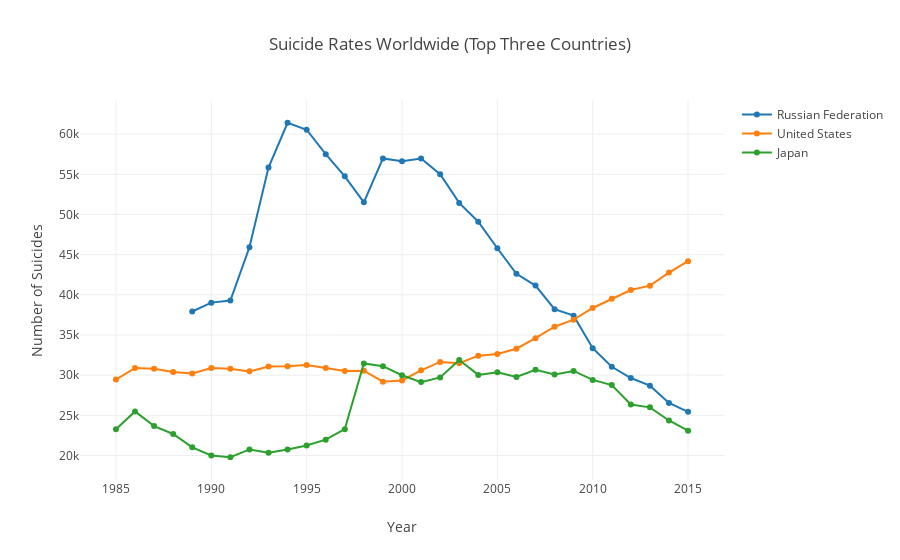

The code cell stored with this chart in its notebook:
### Code cell
dt_country = df.groupby(['country', 'year']).sum().suicides_no
trace_plot(dt_country, 
           categories=categories_c, 
           set_mode='lines+markers', 
           title='Suicide Rates Worldwide (Top Three Countries)', 
           x_label='Year', 
           y_label='Number of Suicides')

### Figure 1 — Plotly figure (JSON) as saved in the notebook; plotly's stock layout.template omitted (floating-point values rounded to 4 significant figures)
{"data": [{"mode": "lines+markers", "name": "Russian Federation", "type": "scatter", "uid": "2074e280-6f14-40b1-9471-7a78e179eff8", "x": [1989, 1990, 1991, 1992, 1993, 1994, 1995, 1996, 1997, 1998, 1999, 2000, 2001, 2002, 2003, 2004, 2005, 2006, 2007, 2008, 2009, 2010, 2011, 2012, 2013, 2014, 2015], "y": [37921, 39028, 39281, 45923, 55846, 61420, 60548, 57511, 54746, 51518, 56974, 56619, 56958, 55024, 51445, 49096, 45802, 42614, 41149, 38211, 37408, 33356, 31038, 29643, 28690, 26541, 25432]}, {"mode": "lines+markers", "name": "United States", "type": "scatter", "uid": "e636fa76-d2a9-47b2-a8fb-77a2b4eb420c", "x": [1985, 1986, 1987, 1988, 1989, 1990, 1991, 1992, 1993, 1994, 1995, 1996, 1997, 1998, 1999, 2000, 2001, 2002, 2003, 2004, 2005, 2006, 2007, 2008, 2009, 2010, 2011, 2012, 2013, 2014, 2015], "y": [29446, 30892, 30783, 30388, 30218, 30895, 30790, 30471, 31084, 31123, 31272, 30879, 30517, 30558, 29183, 29343, 30607, 31645, 31477, 32428, 32629, 33292, 34596, 36030, 36900, 38362, 39508, 40596, 41143, 42769, 44189]}, {"mode": "lines+markers", "name": "Japan", "type": "scatter", "uid": "29045e55-260a-4b2e-ad48-bbb690310958", "x": [1985, 1986, 1987, 1988, 1989, 1990, 1991, 1992, 1993, 1994, 1995, 1996, 1997, 1998, 1999, 2000, 2001, 2002, 2003, 2004, 2005, 2006, 2007, 2008, 2009, 2010, 2011, 2012, 2013, 2014, 2015], "y": [23257, 25484, 23663, 22676, 21013, 20002, 19780, 20756, 20353, 20744, 21249, 21967, 23280, 31458, 31115, 29989, 29132, 29715, 31881, 30034, 30369, 29769, 30665, 30073, 30523, 29411, 28766, 26338, 25991, 24357, 23092]}], "layout": {"title": {"text": "Suicide Rates Worldwide (Top Three Countries)"}, "xaxis": {"title": {"text": "Year"}}, "yaxis": {"title": {"text": "Number of Suicides"}}}}
